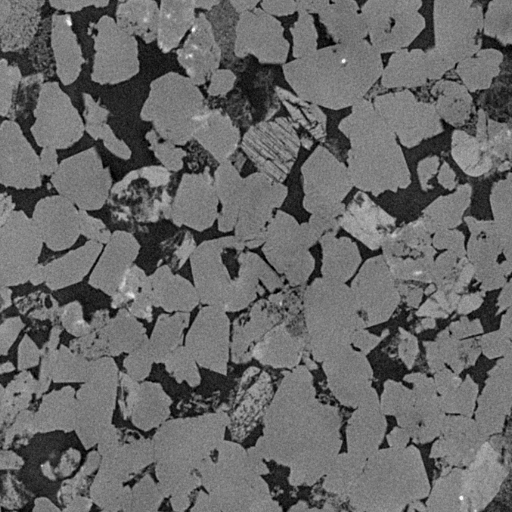
#> input picture dataset/Top-0001.bmp, 512 x 512 px
$ jupyter execute classify.ipynb
#> lines starting #> are read from the running program, lines starting #| are printed output that depends on the picture; after the words box and inside, x2 and y2 are one past the last pixel; in counts of white or black regions, pixels touching at a corner belong together
[cell 1]
import cv2
import numpy as np
from sklearn.cluster import KMeans

### pre-process

[cell 2]
# 读取图像
img = cv2.imread('./dataset/Top-0001.bmp')
#> img is the input picture: shape (512, 512, 3); min 0, max 245, mean 105

# 将图像转换为灰度图像
gray_img = cv2.cvtColor(img, cv2.COLOR_BGR2GRAY)

# 对灰度图像进行预处理
denoised_img = cv2.fastNlMeansDenoising(gray_img, None, 10, 7, 21)

### Kmeans 聚类算法

[cell 3]
# 将图像转换为一维数组
data = denoised_img.reshape(-1, 1)

# 使用KMeans算法进行聚类
kmeans = KMeans(n_clusters=5, random_state=0, n_init=10).fit(data)
labels = kmeans.predict(data)

# 将聚类结果转换为图像
segmented_img = labels.reshape(denoised_img.shape)
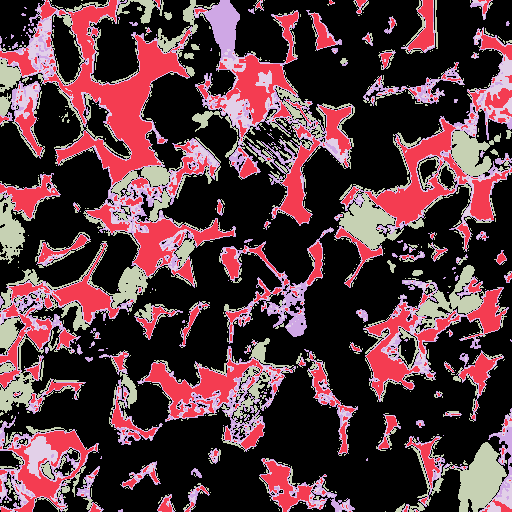
#> segmented_img: shape (512, 512) int32; 5 distinct labels, from 0 to 4; one colour per label, 0 black

# 根据聚类结果对图像进行分类
fangjie = np.zeros_like(segmented_img)
shiying = np.zeros_like(segmented_img)
niantu = np.zeros_like(segmented_img)
kongxi = np.zeros_like(segmented_img)
changshi = np.zeros_like(segmented_img)

### 遍历图像的每个像素点，根据聚类结果对图像进行分类

[cell 4]
for i in range(kmeans.n_clusters):
    mask = segmented_img == i
    if i == 0:
        shiying[mask] = 255
    elif i == 1:
        kongxi[mask] = 255
    elif i == 2:
        niantu[mask] = 255
    elif i == 3:
        changshi[mask] = 255
    else:
        fangjie[mask] = 255
#> this loop made 5 passes
#> pass 1, `mask = segmented_img == i`:
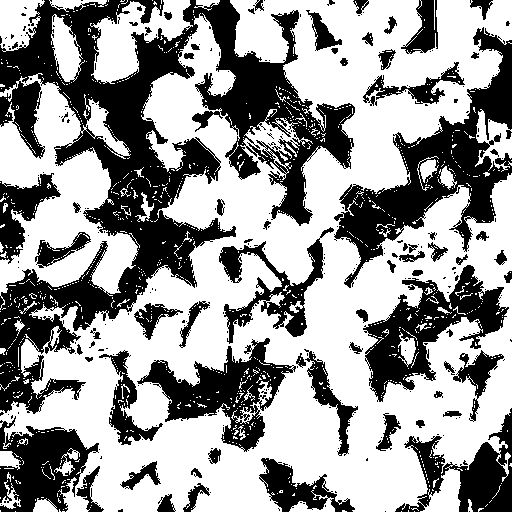
#> mask: shape (512, 512) bool; 60.5% white; 297 black regions (227 under 20 px), largest, box (x1, y1, x2, y2) and area: (0, 0, 355, 414) 45047, (334, 27, 512, 288) 13082, (363, 265, 509, 402) 7311
#> after the loop:
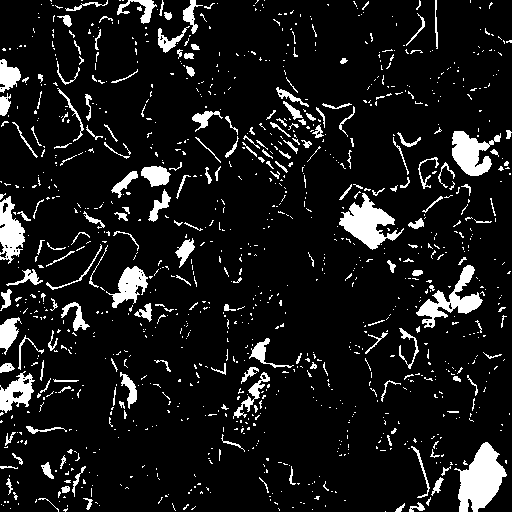
#> changshi: shape (512, 512) int32; 9.9% white; 1114 white regions (933 under 20 px), largest, box (x1, y1, x2, y2) and area: (454, 442, 507, 512) 2073, (339, 193, 404, 250) 1595, (416, 265, 483, 328) 1323
#> after the loop:
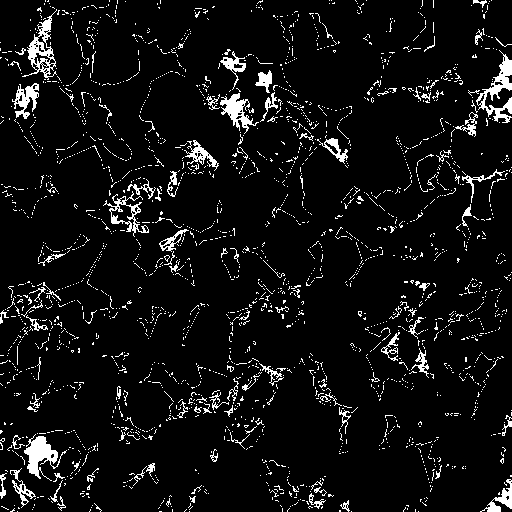
#> fangjie: shape (512, 512) int32; 6.6% white in thin lines or dots
#> after the loop: kongxi: shape (512, 512) int32; 15.9% white; 406 white regions (286 under 20 px), largest, box (x1, y1, x2, y2) and area: (44, 0, 189, 185) 7256, (365, 119, 456, 227) 2721, (145, 359, 263, 418) 2116
#> after the loop: niantu: shape (512, 512) int32; 7.2% white in thin lines or dots

### 保存实验结果

[cell 5]
# 将分类结果转换为彩色图像
fangjie = cv2.cvtColor(fangjie.astype(np.uint8), cv2.COLOR_GRAY2BGR)
#> fangjie: shape (512, 512, 3); 6.6% white in thin lines or dots
shiying = cv2.cvtColor(shiying.astype(np.uint8), cv2.COLOR_GRAY2BGR)
niantu = cv2.cvtColor(niantu.astype(np.uint8), cv2.COLOR_GRAY2BGR)
#> niantu: shape (512, 512, 3); 7.2% white in thin lines or dots
kongxi = cv2.cvtColor(kongxi.astype(np.uint8), cv2.COLOR_GRAY2BGR)
changshi = cv2.cvtColor(changshi.astype(np.uint8), cv2.COLOR_GRAY2BGR)

#对结果上色
fangjie[:, :, 0] = 0
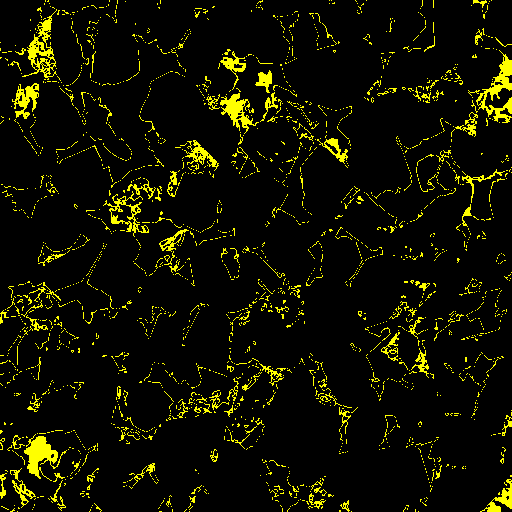
#> fangjie: shape (512, 512, 3); mean B, G, R 0, 16.7, 16.7

shiying[:, :, 0] = 0
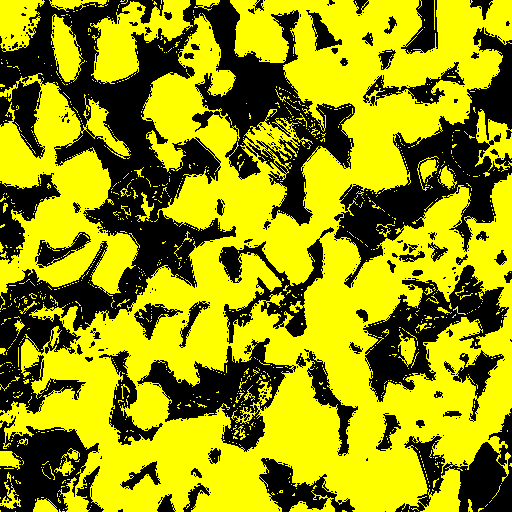
#> shiying: shape (512, 512, 3); mean B, G, R 0, 154.3, 154.3

niantu[:, :, 0] = 0
niantu[:, :, 1] = 0
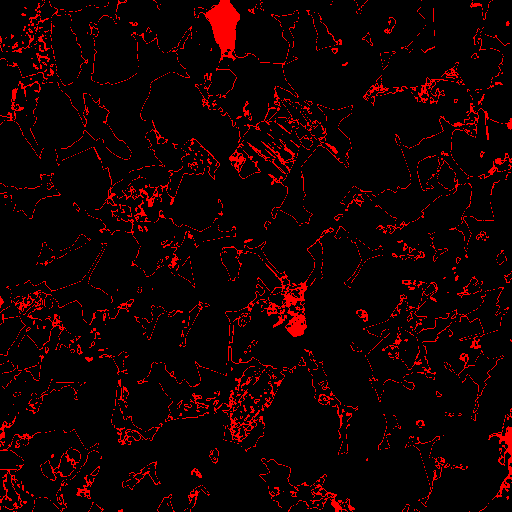
#> niantu: shape (512, 512, 3); mean B, G, R 0, 0, 18.3

kongxi[:, :, 0] = 0
kongxi[:, :, 1] = 0
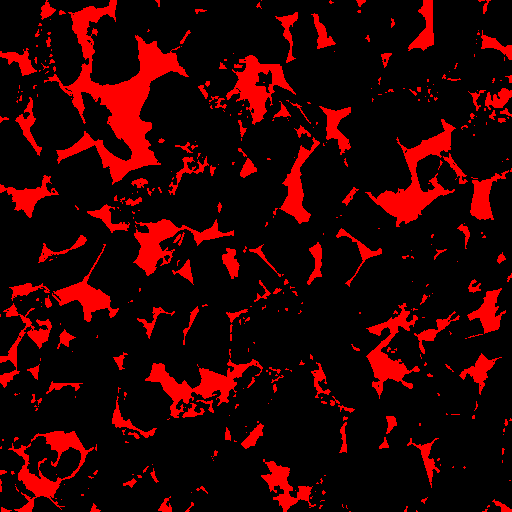
#> kongxi: shape (512, 512, 3); mean B, G, R 0, 0, 40.5
kongxi[:, :, 2] = 0
#> kongxi: shape (512, 512, 3); 15.88% of pixels changed, all inside (x1, y1, x2, y2) = (0, 0, 512, 512)

changshi[:, :, 1] = 0
changshi[:, :, 2] = 0
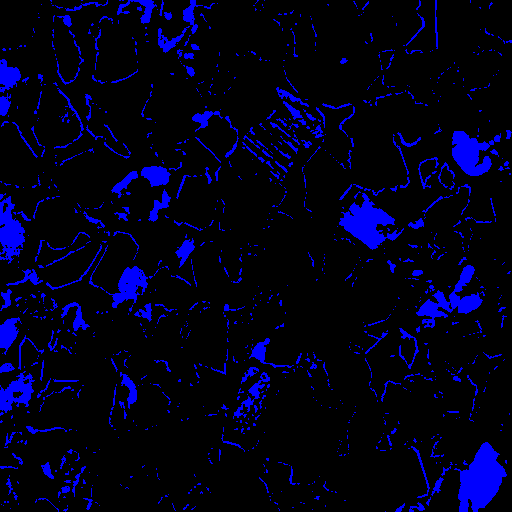
#> changshi: shape (512, 512, 3); mean B, G, R 25.1, 0, 0


# 将分类结果叠加到原图上
img = cv2.add(img, fangjie)
img = cv2.add(img, shiying)
img = cv2.add(img, niantu)
img = cv2.add(img, kongxi)
img = cv2.add(img, changshi)
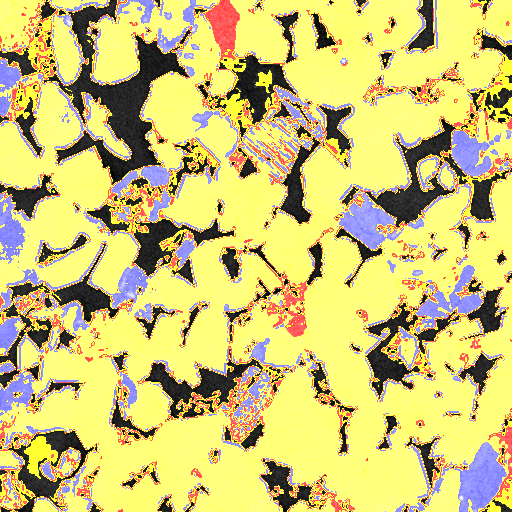
#> img: shape (512, 512, 3); mean B, G, R 115.8, 197.1, 208.8

#创建保存文件夹
import os
if not os.path.exists('./output'):
    os.mkdir('./output')
if not os.path.exists('./output/fangjie'):
    os.mkdir('./output/fangjie')
if not os.path.exists('./output/shiying'):
    os.mkdir('./output/shiying')
if not os.path.exists('./output/niantu'):
    os.mkdir('./output/niantu')
if not os.path.exists('./output/kongxi'):
    os.mkdir('./output/kongxi')
if not os.path.exists('./output/changshi'):
    os.mkdir('./output/changshi')

# 保存分类结果图片到对应的文件夹
cv2.imwrite('./output/fangjie/Top-0001_fangjie.bmp', fangjie)
cv2.imwrite('./output/shiying/Top-0001_shiying.bmp', shiying)
cv2.imwrite('./output/niantu/Top-0001_niantu.bmp', niantu)
cv2.imwrite('./output/kongxi/Top-0001_kongxi.bmp', kongxi)
cv2.imwrite('./output/changshi/Top-0001_changshi.bmp', changshi)
cv2.imwrite('./output/Top-0001_result.bmp', img)
#> Out = True

$ run again, with dataset/denoised.png saved as dataset/Top-0001.bmp
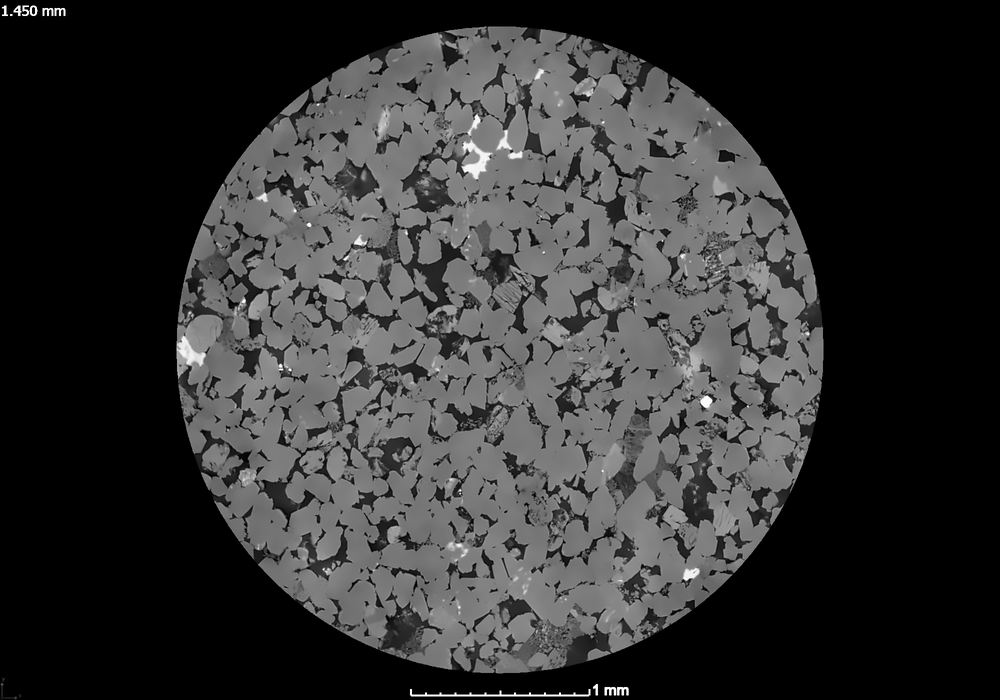
#> input picture dataset/denoised.png, 1000 x 700 px, shrunk from 2000 x 1400 before the run
#> img is the input picture: shape (700, 1000, 3); min 0, max 255, mean 50.3
#> segmented_img: shape (700, 1000) int32; 5 distinct labels, from 0 to 4
#> the loop `for i in range(kmeans.n_clusters):` made 5 passes
#> pass 1, `mask = segmented_img == i`:
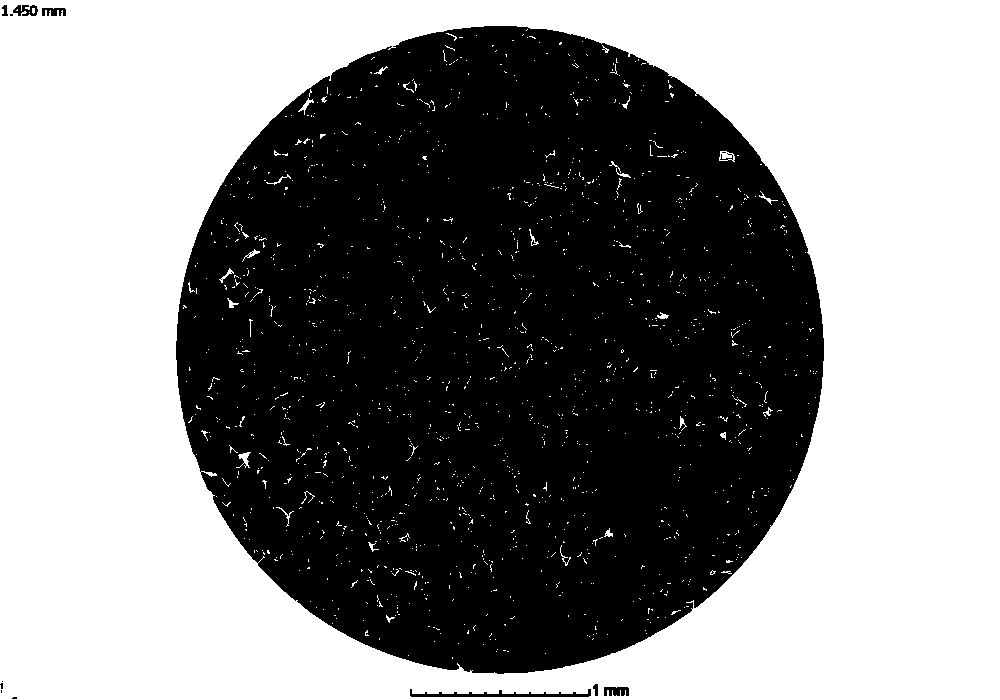
#> mask: shape (700, 1000) bool; 53.6% white; 15 black regions (8 under 20 px), largest, box (x1, y1, x2, y2) and area: (176, 26, 824, 674) 323698, (410, 689, 591, 697) 627, (604, 687, 629, 696) 190
#> `img = cv2.add(img, niantu)`:
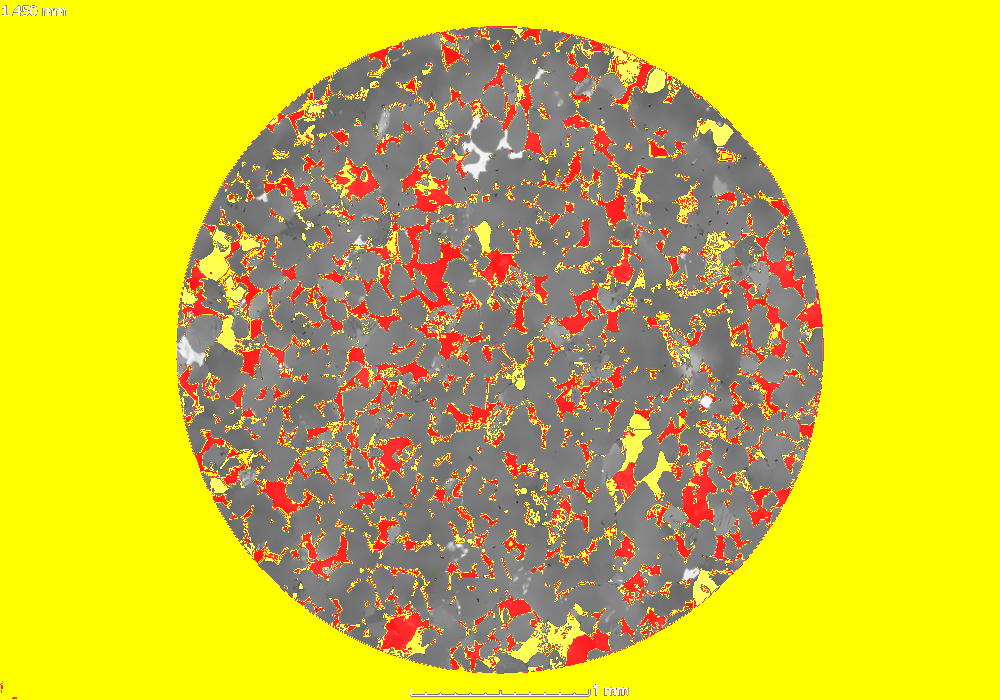
#> img: shape (700, 1000, 3); mean B, G, R 50.3, 195, 210.8
#> Out = True
